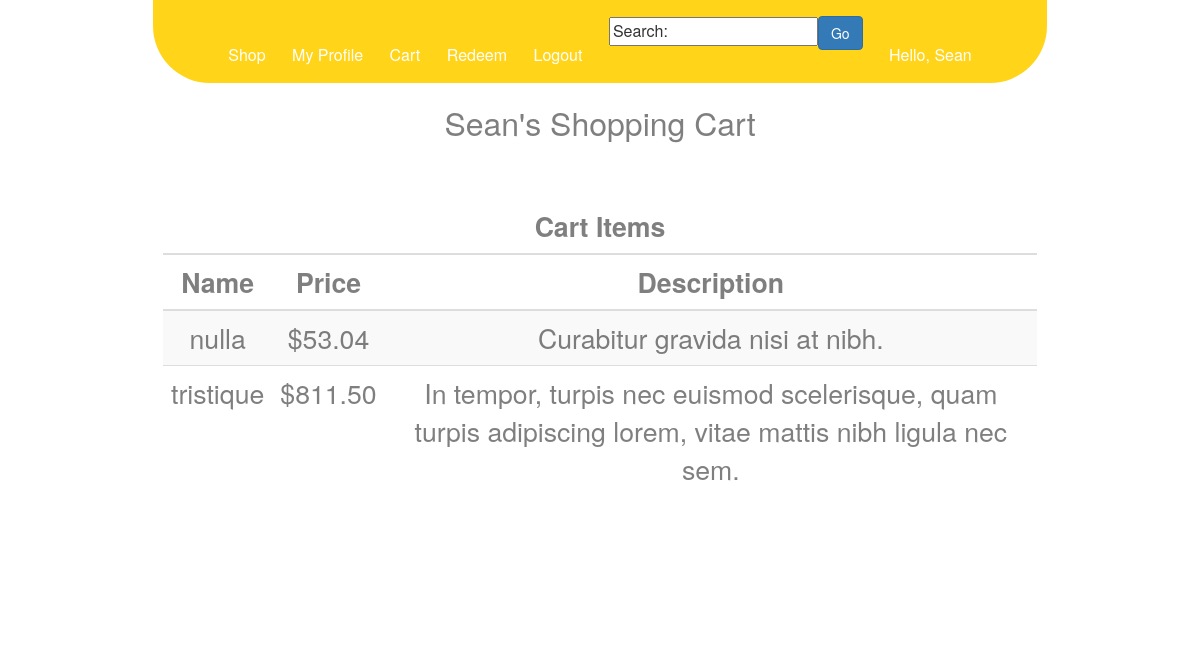
The app's page /cart.php (signed in), older data.
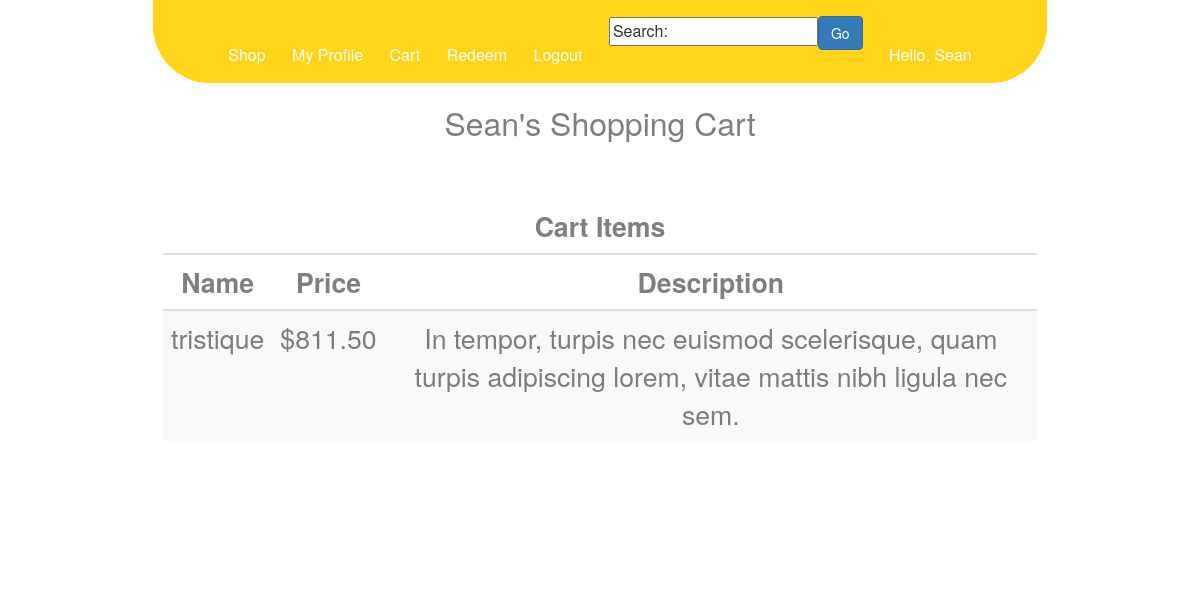
The same page, newer data.
### tables this page shows
CREATE TABLE ShoppingCarts
(
 user_id VARCHAR(100) NOT NULL,
 item_id INTEGER NOT NULL,
 PRIMARY KEY(user_id, item_id),
 FOREIGN KEY (user_id) REFERENCES Users(user_id)
	ON DELETE CASCADE, 
FOREIGN KEY (item_id) REFERENCES Items(item_id)
	ON DELETE CASCADE 
);

CREATE TABLE Items
(
  item_id INTEGER NOT NULL ,
  seller_id VARCHAR(255) NOT NULL,
  category_id INTEGER NOT NULL,
  title VARCHAR(75) NOT NULL,
  buy_it_now_price REAL NOT NULL,
  minimum_price REAL NOT NULL,
  current_stock INTEGER NOT NULL,
  description VARCHAR(255) NOT NULL,  
  auction_length REAL NOT NULL,
  date_posted DATETIME NOT NULL,
  PRIMARY KEY(item_id),
  FOREIGN KEY (seller_id) REFERENCES Sellers(seller_id )
	ON DELETE CASCADE 
 );

### assets/list_items.php (the view, shortened to what this page needs)
<?php
function display_single_item($row)
{
	$onclick_func = '"document.location=\'product.php?product_id='.$row['item_id'].'\'"';
	echo
			'<tr class="clickable-item-row" onclick='.$onclick_func.' >'
				.'<td>'
					.$row['title']
				.'</td>'
				.'<td>'
					.'$'.number_format($row['buy_it_now_price'],2)
				.'</td>'
				.'<td>'
					.$row['description']
				.'</td>'
			.'</tr>';
}
function list_items($itemRows,$table_header)
{
	echo '<script type="text/javascript" src="js/item_list_links.js"></script>'
		.'<div class = "product_grid">'
			.'<table class = "product_table table table-striped table-hover">'
				.'<thead >'
					.'<tr>'
						.'<th colspan="3">'
							.$table_header
						.'</th>'
					.'</tr>'
					.'<tr>'
						.'<th>'
							.'Name'
						.'</th>'
						.'<th>'
							.'Price'
						.'</th>'
						.'<th>'
							.'Description'
						.'</th>'
					.'</tr>'
				.'</thead>'
				.'<tbody>';
				while($row = $itemRows->fetch(PDO::FETCH_ASSOC))
				{
					display_single_item($row);
				}
	echo 		'</tbody>'
			.'</table>'
		.'</div>';
}
?>

Row changes from the older to the newer data that the page shows:
removed shoppingcarts: item.title "nulla", item.buy_it_now_price "53.04", item.description "Curabitur gravida nisi at nibh."
